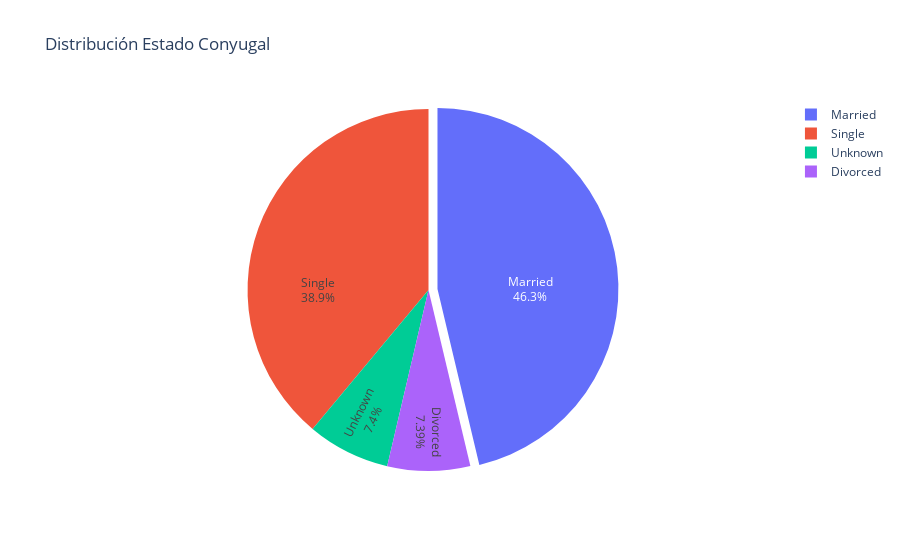

Notebook source saved alongside this figure:
### Markdown cell above
### Ejercicio 1
Utiliza `plotly` para realizar un  diagramas de torta sobre el estado conyugal de los clientes (resaltando el más predominante).

### Code cell
# YOUR CODE HERE
df_status = pd.DataFrame(df.groupby('Marital_Status')['CLIENTNUM'].count())
df_status = df_status.sort_values(by=['CLIENTNUM'],ascending=False)

fig = go.Figure(data=[go.Pie(labels=df_status.index, values=df_status.CLIENTNUM, textinfo='label+percent',
                             insidetextorientation='radial', pull=[0.05, 0, 0, 0]
                            )],
               layout = go.Layout(
                                    title = "Distribución Estado Conyugal"
                                    
                                  )
               )
fig.show()

### Figure 1 — Plotly figure (JSON) as saved in the notebook; plotly's stock layout.template omitted (floating-point values rounded to 4 significant figures)
{"data": [{"insidetextorientation": "radial", "labels": ["Married", "Single", "Unknown", "Divorced"], "pull": [0.05, 0, 0, 0], "textinfo": "label+percent", "type": "pie", "values": [4687, 3943, 749, 748]}], "layout": {"title": {"text": "Distribución Estado Conyugal"}}}
